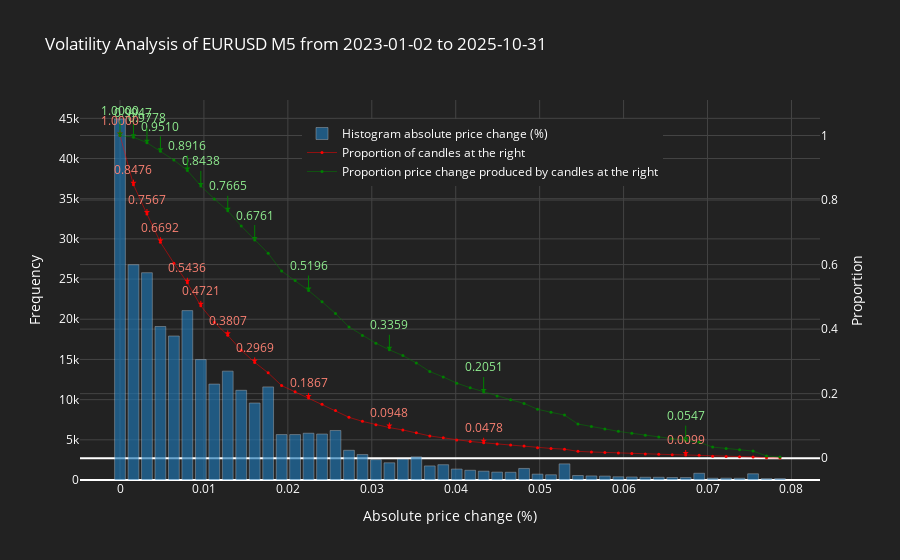

This figure's notebook cell:
### Code cell
# Create volatility analysis plot
fig = plot_volatility_analysis_of_bars(
    time_bars, 
    symbol=SYMBOL, 
    start=time_bars.index[0].strftime('%Y-%m-%d'),
    end=time_bars.index[-1].strftime('%Y-%m-%d'),
    freq=TIMEFRAME,
    thres=0.01,
    bins=50
)
fig.show()

### Figure 1 — Plotly figure (JSON) as saved in the notebook; plotly's stock layout.template omitted (floating-point values rounded to 4 significant figures)
{"data": [{"hovertemplate": "<b>Bin: %{x:.2f}</b><br>Frequency: %{y}", "marker": {"color": "#1f77b4"}, "name": "Histogram absolute price change (%)", "opacity": 0.65, "type": "bar", "x": [0.0, 0.001605, 0.00321, 0.004814, 0.006419, 0.008024, 0.009629, 0.01123, 0.01284, 0.01444, 0.01605, 0.01765, 0.01926, 0.02086, 0.02247, 0.02407, 0.02568, 0.02728, 0.02889, 0.03049, 0.0321, 0.0337, 0.03531, 0.03691, 0.03851, 0.04012, 0.04172, 0.04333, 0.04493, 0.04654, 0.04814, 0.04975, 0.05135, 0.05296, 0.05456, 0.05617, 0.05777, 0.05938, 0.06098, 0.06259, 0.06419, 0.0658, 0.0674, 0.06901, 0.07061, 0.07221, 0.07382, 0.07542, 0.07703, 0.07863], "y": [44918, 26788, 25793, 19099, 17918, 21075, 14984, 11934, 13546, 11162, 9578, 11582, 5653, 5653, 5821, 5720, 6163, 3697, 3167, 2533, 2139, 2595, 2875, 1751, 1902, 1363, 1209, 1098, 978, 960, 1438, 729, 650, 2006, 558, 506, 486, 398, 375, 343, 340, 311, 303, 837, 219, 230, 216, 774, 172, 174], "yaxis": "y"}, {"hoverinfo": "text", "hovertext": ["Bin: 0.00, Proportion: 1.0000", "Bin: 0.00, Proportion: 0.8476", "Bin: 0.00, Proportion: 0.7567", "Bin: 0.00, Proportion: 0.6692", "Bin: 0.01, Proportion: 0.6044", "Bin: 0.01, Proportion: 0.5436", "Bin: 0.01, Proportion: 0.4721", "Bin: 0.01, Proportion: 0.4212", "Bin: 0.01, Proportion: 0.3807", "Bin: 0.01, Proportion: 0.3348", "Bin: 0.02, Proportion: 0.2969", "Bin: 0.02, Proportion: 0.2644", "Bin: 0.02, Proportion: 0.2251", "Bin: 0.02, Proportion: 0.2059", "Bin: 0.02, Proportion: 0.1867", "Bin: 0.02, Proportion: 0.1670", "Bin: 0.03, Proportion: 0.1476", "Bin: 0.03, Proportion: 0.1267", "Bin: 0.03, Proportion: 0.1141", "Bin: 0.03, Proportion: 0.1034", "Bin: 0.03, Proportion: 0.0948", "Bin: 0.03, Proportion: 0.0875", "Bin: 0.04, Proportion: 0.0787", "Bin: 0.04, Proportion: 0.0690", "Bin: 0.04, Proportion: 0.0630", "Bin: 0.04, Proportion: 0.0566", "Bin: 0.04, Proportion: 0.0519", "Bin: 0.04, Proportion: 0.0478", "Bin: 0.04, Proportion: 0.0441", "Bin: 0.05, Proportion: 0.0408", "Bin: 0.05, Proportion: 0.0375", "Bin: 0.05, Proportion: 0.0327", "Bin: 0.05, Proportion: 0.0302", "Bin: 0.05, Proportion: 0.0280", "Bin: 0.05, Proportion: 0.0212", "Bin: 0.06, Proportion: 0.0193", "Bin: 0.06, Proportion: 0.0176", "Bin: 0.06, Proportion: 0.0159", "Bin: 0.06, Proportion: 0.0146", "Bin: 0.06, Proportion: 0.0133", "Bin: 0.06, Proportion: 0.0121", "Bin: 0.07, Proportion: 0.0110", "Bin: 0.07, Proportion: 0.0099", "Bin: 0.07, Proportion: 0.0089", "Bin: 0.07, Proportion: 0.0061", "Bin: 0.07, Proportion: 0.0053", "Bin: 0.07, Proportion: 0.0045", "Bin: 0.08, Proportion: 0.0038", "Bin: 0.08, Proportion: 0.0012", "Bin: 0.08, Proportion: 0.0006"], "line": {"width": 0.5}, "marker": {"color": "red", "size": 3}, "mode": "lines+markers", "name": "Proportion of candles at the right", "type": "scatter", "x": [0.0, 0.001605, 0.00321, 0.004814, 0.006419, 0.008024, 0.009629, 0.01123, 0.01284, 0.01444, 0.01605, 0.01765, 0.01926, 0.02086, 0.02247, 0.02407, 0.02568, 0.02728, 0.02889, 0.03049, 0.0321, 0.0337, 0.03531, 0.03691, 0.03851, 0.04012, 0.04172, 0.04333, 0.04493, 0.04654, 0.04814, 0.04975, 0.05135, 0.05296, 0.05456, 0.05617, 0.05777, 0.05938, 0.06098, 0.06259, 0.06419, 0.0658, 0.0674, 0.06901, 0.07061, 0.07221, 0.07382, 0.07542, 0.07703, 0.07863], "y": [1, 0.8476, 0.7567, 0.6692, 0.6044, 0.5436, 0.4721, 0.4212, 0.3807, 0.3348, 0.2969, 0.2644, 0.2251, 0.2059, 0.1867, 0.167, 0.1476, 0.1267, 0.1141, 0.1034, 0.09479, 0.08753, 0.07872, 0.06897, 0.06303, 0.05657, 0.05195, 0.04785, 0.04412, 0.0408, 0.03754, 0.03267, 0.03019, 0.02799, 0.02118, 0.01929, 0.01757, 0.01592, 0.01457, 0.0133, 0.01213, 0.01098, 0.009925, 0.008897, 0.006057, 0.005314, 0.004533, 0.0038, 0.001174, 0.0005904], "yaxis": "y2"}, {"hoverinfo": "text", "hovertext": ["Bin: 0.00, Proportion: 1.0000", "Bin: 0.00, Proportion: 0.9947", "Bin: 0.00, Proportion: 0.9778", "Bin: 0.00, Proportion: 0.9510", "Bin: 0.01, Proportion: 0.9239", "Bin: 0.01, Proportion: 0.8916", "Bin: 0.01, Proportion: 0.8438", "Bin: 0.01, Proportion: 0.8036", "Bin: 0.01, Proportion: 0.7665", "Bin: 0.01, Proportion: 0.7196", "Bin: 0.02, Proportion: 0.6761", "Bin: 0.02, Proportion: 0.6349", "Bin: 0.02, Proportion: 0.5798", "Bin: 0.02, Proportion: 0.5509", "Bin: 0.02, Proportion: 0.5196", "Bin: 0.02, Proportion: 0.4848", "Bin: 0.03, Proportion: 0.4484", "Bin: 0.03, Proportion: 0.4067", "Bin: 0.03, Proportion: 0.3802", "Bin: 0.03, Proportion: 0.3562", "Bin: 0.03, Proportion: 0.3359", "Bin: 0.03, Proportion: 0.3179", "Bin: 0.04, Proportion: 0.2951", "Bin: 0.04, Proportion: 0.2686", "Bin: 0.04, Proportion: 0.2517", "Bin: 0.04, Proportion: 0.2326", "Bin: 0.04, Proportion: 0.2183", "Bin: 0.04, Proportion: 0.2051", "Bin: 0.04, Proportion: 0.1927", "Bin: 0.05, Proportion: 0.1813", "Bin: 0.05, Proportion: 0.1697", "Bin: 0.05, Proportion: 0.1517", "Bin: 0.05, Proportion: 0.1422", "Bin: 0.05, Proportion: 0.1336", "Bin: 0.05, Proportion: 0.1058", "Bin: 0.06, Proportion: 0.0979", "Bin: 0.06, Proportion: 0.0905", "Bin: 0.06, Proportion: 0.0832", "Bin: 0.06, Proportion: 0.0771", "Bin: 0.06, Proportion: 0.0712", "Bin: 0.06, Proportion: 0.0656", "Bin: 0.07, Proportion: 0.0600", "Bin: 0.07, Proportion: 0.0547", "Bin: 0.07, Proportion: 0.0494", "Bin: 0.07, Proportion: 0.0344", "Bin: 0.07, Proportion: 0.0304", "Bin: 0.07, Proportion: 0.0261", "Bin: 0.08, Proportion: 0.0220", "Bin: 0.08, Proportion: 0.0070", "Bin: 0.08, Proportion: 0.0035"], "line": {"width": 0.5}, "marker": {"color": "green", "size": 3}, "mode": "lines+markers", "name": "Proportion price change produced by candles at the right", "type": "scatter", "x": [0.0, 0.001605, 0.00321, 0.004814, 0.006419, 0.008024, 0.009629, 0.01123, 0.01284, 0.01444, 0.01605, 0.01765, 0.01926, 0.02086, 0.02247, 0.02407, 0.02568, 0.02728, 0.02889, 0.03049, 0.0321, 0.0337, 0.03531, 0.03691, 0.03851, 0.04012, 0.04172, 0.04333, 0.04493, 0.04654, 0.04814, 0.04975, 0.05135, 0.05296, 0.05456, 0.05617, 0.05777, 0.05938, 0.06098, 0.06259, 0.06419, 0.0658, 0.0674, 0.06901, 0.07061, 0.07221, 0.07382, 0.07542, 0.07703, 0.07863], "y": [1, 0.9947, 0.9778, 0.951, 0.9239, 0.8916, 0.8438, 0.8036, 0.7665, 0.7196, 0.6761, 0.6349, 0.5798, 0.5509, 0.5196, 0.4848, 0.4484, 0.4067, 0.3802, 0.3562, 0.3359, 0.3179, 0.2951, 0.2686, 0.2517, 0.2326, 0.2183, 0.2051, 0.1927, 0.1813, 0.1697, 0.1517, 0.1422, 0.1336, 0.1058, 0.09791, 0.09053, 0.08324, 0.07711, 0.07119, 0.06562, 0.05997, 0.05467, 0.04938, 0.03442, 0.03041, 0.02612, 0.02199, 0.006965, 0.003537], "yaxis": "y2"}], "layout": {"annotations": [{"arrowcolor": "red", "arrowhead": 1, "ax": 0, "ay": -15, "font": {"color": "salmon"}, "showarrow": true, "text": "0.0099", "x": 0.0674, "y": 0.009925, "yref": "y2"}, {"arrowcolor": "green", "arrowhead": 1, "ax": 0, "ay": -25, "font": {"color": "lightgreen"}, "showarrow": true, "text": "0.0547", "x": 0.0674, "y": 0.05467, "yref": "y2"}, {"arrowcolor": "red", "arrowhead": 1, "ax": 0, "ay": -15, "font": {"color": "salmon"}, "showarrow": true, "text": "0.0478", "x": 0.04333, "y": 0.04785, "yref": "y2"}, {"arrowcolor": "green", "arrowhead": 1, "ax": 0, "ay": -25, "font": {"color": "lightgreen"}, "showarrow": true, "text": "0.2051", "x": 0.04333, "y": 0.2051, "yref": "y2"}, {"arrowcolor": "red", "arrowhead": 1, "ax": 0, "ay": -15, "font": {"color": "salmon"}, "showarrow": true, "text": "0.0948", "x": 0.0321, "y": 0.09479, "yref": "y2"}, {"arrowcolor": "green", "arrowhead": 1, "ax": 0, "ay": -25, "font": {"color": "lightgreen"}, "showarrow": true, "text": "0.3359", "x": 0.0321, "y": 0.3359, "yref": "y2"}, {"arrowcolor": "red", "arrowhead": 1, "ax": 0, "ay": -15, "font": {"color": "salmon"}, "showarrow": true, "text": "0.1867", "x": 0.02247, "y": 0.1867, "yref": "y2"}, {"arrowcolor": "green", "arrowhead": 1, "ax": 0, "ay": -25, "font": {"color": "lightgreen"}, "showarrow": true, "text": "0.5196", "x": 0.02247, "y": 0.5196, "yref": "y2"}, {"arrowcolor": "red", "arrowhead": 1, "ax": 0, "ay": -15, "font": {"color": "salmon"}, "showarrow": true, "text": "0.2969", "x": 0.01605, "y": 0.2969, "yref": "y2"}, {"arrowcolor": "green", "arrowhead": 1, "ax": 0, "ay": -25, "font": {"color": "lightgreen"}, "showarrow": true, "text": "0.6761", "x": 0.01605, "y": 0.6761, "yref": "y2"}, {"arrowcolor": "red", "arrowhead": 1, "ax": 0, "ay": -15, "font": {"color": "salmon"}, "showarrow": true, "text": "0.3807", "x": 0.01284, "y": 0.3807, "yref": "y2"}, {"arrowcolor": "green", "arrowhead": 1, "ax": 0, "ay": -25, "font": {"color": "lightgreen"}, "showarrow": true, "text": "0.7665", "x": 0.01284, "y": 0.7665, "yref": "y2"}, {"arrowcolor": "red", "arrowhead": 1, "ax": 0, "ay": -15, "font": {"color": "salmon"}, "showarrow": true, "text": "0.4721", "x": 0.009629, "y": 0.4721, "yref": "y2"}, {"arrowcolor": "green", "arrowhead": 1, "ax": 0, "ay": -25, "font": {"color": "lightgreen"}, "showarrow": true, "text": "0.8438", "x": 0.009629, "y": 0.8438, "yref": "y2"}, {"arrowcolor": "red", "arrowhead": 1, "ax": 0, "ay": -15, "font": {"color": "salmon"}, "showarrow": true, "text": "0.5436", "x": 0.008024, "y": 0.5436, "yref": "y2"}, {"arrowcolor": "green", "arrowhead": 1, "ax": 0, "ay": -25, "font": {"color": "lightgreen"}, "showarrow": true, "text": "0.8916", "x": 0.008024, "y": 0.8916, "yref": "y2"}, {"arrowcolor": "red", "arrowhead": 1, "ax": 0, "ay": -15, "font": {"color": "salmon"}, "showarrow": true, "text": "0.6692", "x": 0.004814, "y": 0.6692, "yref": "y2"}, {"arrowcolor": "green", "arrowhead": 1, "ax": 0, "ay": -25, "font": {"color": "lightgreen"}, "showarrow": true, "text": "0.9510", "x": 0.004814, "y": 0.951, "yref": "y2"}, {"arrowcolor": "red", "arrowhead": 1, "ax": 0, "ay": -15, "font": {"color": "salmon"}, "showarrow": true, "text": "0.7567", "x": 0.00321, "y": 0.7567, "yref": "y2"}, {"arrowcolor": "green", "arrowhead": 1, "ax": 0, "ay": -25, "font": {"color": "lightgreen"}, "showarrow": true, "text": "0.9778", "x": 0.00321, "y": 0.9778, "yref": "y2"}, {"arrowcolor": "red", "arrowhead": 1, "ax": 0, "ay": -15, "font": {"color": "salmon"}, "showarrow": true, "text": "0.8476", "x": 0.001605, "y": 0.8476, "yref": "y2"}, {"arrowcolor": "green", "arrowhead": 1, "ax": 0, "ay": -25, "font": {"color": "lightgreen"}, "showarrow": true, "text": "0.9947", "x": 0.001605, "y": 0.9947, "yref": "y2"}, {"arrowcolor": "red", "arrowhead": 1, "ax": 0, "ay": -15, "font": {"color": "salmon"}, "showarrow": true, "text": "1.0000", "x": 0, "y": 1, "yref": "y2"}, {"arrowcolor": "green", "arrowhead": 1, "ax": 0, "ay": -25, "font": {"color": "lightgreen"}, "showarrow": true, "text": "1.0000", "x": 0, "y": 1, "yref": "y2"}], "font": {"color": "white"}, "legend": {"font": {"color": "white"}, "traceorder": "normal", "x": 0.3, "y": 0.95}, "paper_bgcolor": "#222", "plot_bgcolor": "#222", "title": {"text": "Volatility Analysis of EURUSD M5 from 2023-01-02 to 2025-10-31"}, "xaxis": {"gridcolor": "#444", "title": {"text": "Absolute price change (%)"}}, "yaxis": {"gridcolor": "#444", "title": {"text": "Frequency"}}, "yaxis2": {"gridcolor": "#444", "overlaying": "y", "side": "right", "title": {"text": "Proportion"}}}}
